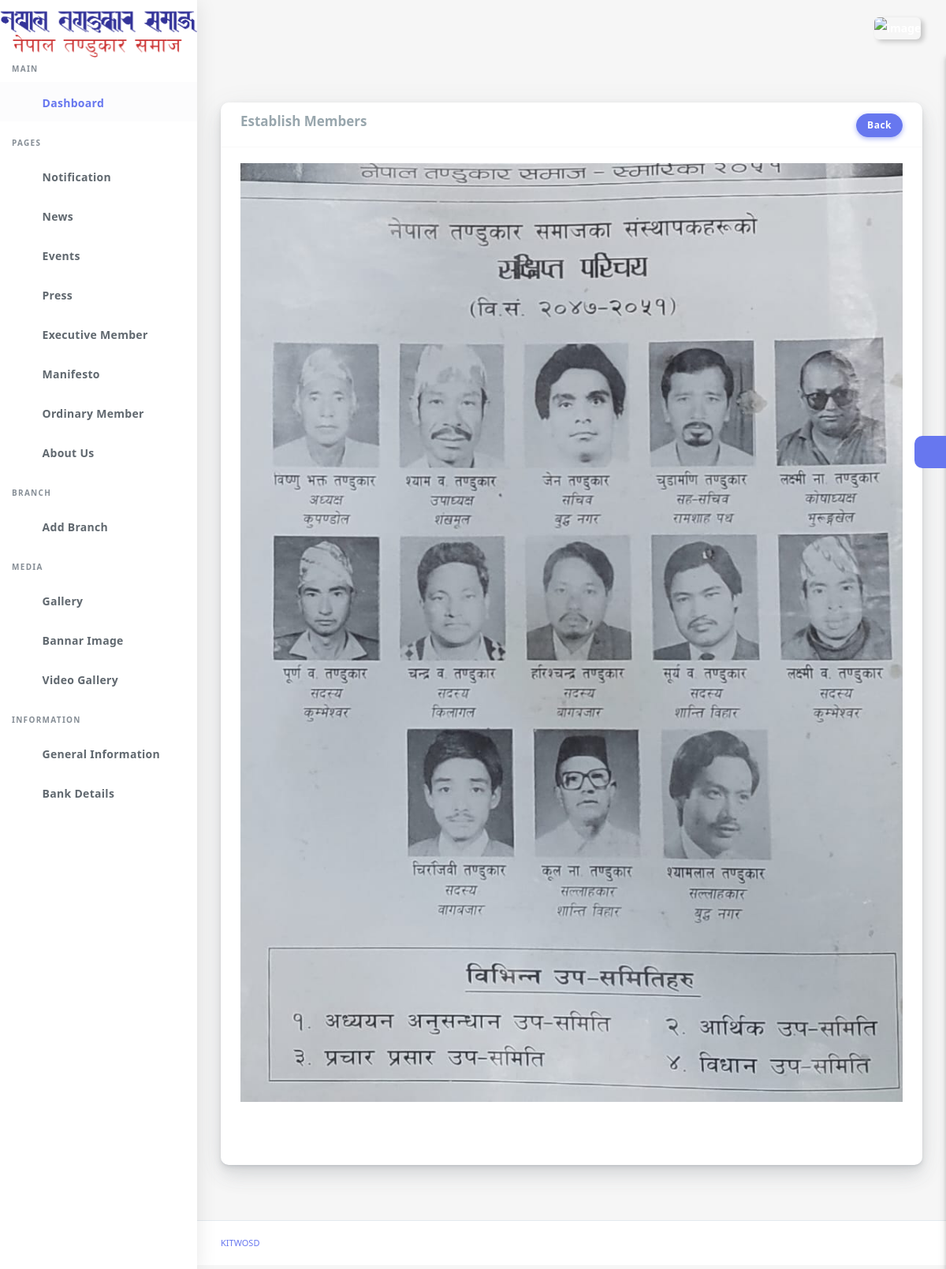
/dashboard/press/view/why-do-we-use-it (signed in), run on the app's committed database.
### app/models.py (models this page shows, shortened)
class Press(models.Model):
    title = models.CharField(max_length = 250)
    image = models.ImageField(upload_to='pressimage/')
    discriptions = RichTextField()
    create_date = models.DateField(auto_now=True)
    press_slug = AutoSlugField(populate_from ='title', unique=True, default=None)
    class Meta:
        ordering =['-id',]

### dashboard/decorators.py (the view)
    def wrapper_fun(request, *args, **kwargs):
        if request.user.is_authenticated:
            return view_fun(request, *args, **kwargs)
        else:
            messages.warning(request,"Login required...")
            return redirect('dashboard:login')

### app/context_processor.py (called while the page is built)
def aboutctg(request):
    about = About.objects.all()
    return{
        'aboutctg':about
    }

def contact(request):
    contact_info = ContactInfo.objects.first()
    return {
        'contact':contact_info
    }

def bankdetails(request):
    bank_details = BankDetails.objects.first()
    return {
        'bank_details':bank_details
    }

def bannarimage(request):
    bannar_image = BannarImage.objects.first()
    return ({
        'bannar_image':bannar_image
    })

def first_video(request):
    video = Video.objects.first()
    return({
        'videos':video
    })

### dashboard/views.py (called while the page is built)
@login_required
def viewpress(request, slug):
    press = Press.objects.get(press_slug= slug)
    return render(request,'dashboard/pressview.html',{'press':press})

### dashboard/templates/dashboard/pressview.html (shortened to what this page needs)
{% extends 'dashboard/base.html' %}
{% load static %}
{% block content %}
<div class="main-content">
  <div class="card">
    <div class="card-header">
      <h4><div class="mb-2 text-muted">{{press.title}}</div></h4>
      <div class="card-header-action">
        <a href="{% url 'dashboard:press' %}" class="btn btn-primary">Back </a>
      </div>
    </div>
    <div class="card-body">
      <img alt="image" src="{{press.image.url}}" class="img-fluid">
      <p>
        {{press.discriptions|safe}}
      </p>
    </div>
  </div>
    <div class="settingSidebar">
      <a href="javascript:void(0)" class="settingPanelToggle"> <i class="fa fa-spin fa-cog"></i>
      </a>
    </div>
  </div>
{% endblock %}

### data on the page
Press: title "Establish Members", image (picture)
